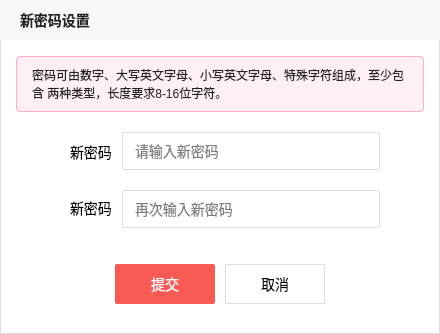
<?xml version="1.0" encoding="UTF-8"?>
<ui version="4.0">
 <class>NewPasswordDialog</class>
 <widget class="QWidget" name="NewPasswordDialog">
  <property name="geometry">
   <rect>
    <x>0</x>
    <y>0</y>
    <width>440</width>
    <height>334</height>
   </rect>
  </property>
  <property name="windowTitle">
   <string>Form</string>
  </property>
  <property name="styleSheet">
   <string notr="true">#NewPasswordDialog{ 
	background-color: #FFFFFF; 
	border : 1px solid #DDDDDD; 
} 
QLineEdit { 
	background-color: transparent; 
	border: 1px solid #DDDDDD; 
	border-radius: 2px; 
	padding-left: 10px; 
} 

*{ 
	font-family: 微软雅⿊; 
	font-size: 14px; 
}</string>
  </property>
  <widget class="QLabel" name="titleLabel">
   <property name="geometry">
    <rect>
     <x>0</x>
     <y>0</y>
     <width>440</width>
     <height>40</height>
    </rect>
   </property>
   <property name="styleSheet">
    <string notr="true">#titleLabel{ 
	background-color: #F8F8F8; 
	padding-left: 16px; 
	color: #222222; 
	font-weight: bold; 
}</string>
   </property>
   <property name="text">
    <string>新密码设置</string>
   </property>
  </widget>
  <widget class="QLabel" name="tipLabel">
   <property name="geometry">
    <rect>
     <x>16</x>
     <y>56</y>
     <width>408</width>
     <height>56</height>
    </rect>
   </property>
   <property name="styleSheet">
    <string notr="true">#tipLabel{ 
	background-color: rgba(255,102,153, 0.10); 
	border: 1px solid rgba(255,102,153, 0.50); 
	border-radius: 4px; 
	font-size: 12px; 
	color: #222222; 
	padding: 10px 12px 10px 12px; 
}</string>
   </property>
   <property name="text">
    <string>密码可由数字、大写英文字母、小写英文字母、特殊字符组成，至少包含 两种类型，长度要求8-16位字符。</string>
   </property>
   <property name="wordWrap">
    <bool>true</bool>
   </property>
  </widget>
  <widget class="QLabel" name="newPasswordLabel1">
   <property name="geometry">
    <rect>
     <x>70</x>
     <y>142</y>
     <width>46</width>
     <height>19</height>
    </rect>
   </property>
   <property name="text">
    <string>新密码</string>
   </property>
  </widget>
  <widget class="QLineEdit" name="passwordEdit1">
   <property name="geometry">
    <rect>
     <x>122</x>
     <y>132</y>
     <width>258</width>
     <height>38</height>
    </rect>
   </property>
   <property name="echoMode">
    <enum>QLineEdit::EchoMode::Password</enum>
   </property>
   <property name="placeholderText">
    <string>请输入新密码</string>
   </property>
  </widget>
  <widget class="QLabel" name="newPasswordLabel2">
   <property name="geometry">
    <rect>
     <x>70</x>
     <y>198</y>
     <width>46</width>
     <height>19</height>
    </rect>
   </property>
   <property name="text">
    <string>新密码</string>
   </property>
  </widget>
  <widget class="QLineEdit" name="passwordEdit2">
   <property name="geometry">
    <rect>
     <x>122</x>
     <y>190</y>
     <width>258</width>
     <height>38</height>
    </rect>
   </property>
   <property name="echoMode">
    <enum>QLineEdit::EchoMode::Password</enum>
   </property>
   <property name="placeholderText">
    <string>再次输入新密码</string>
   </property>
  </widget>
  <widget class="QLabel" name="messageLabel">
   <property name="geometry">
    <rect>
     <x>80</x>
     <y>235</y>
     <width>281</width>
     <height>19</height>
    </rect>
   </property>
   <property name="styleSheet">
    <string notr="true">#messageLabel { font-size: 12px; color: red; }</string>
   </property>
   <property name="text">
    <string/>
   </property>
   <property name="alignment">
    <set>Qt::AlignmentFlag::AlignCenter</set>
   </property>
  </widget>
  <widget class="QPushButton" name="submitBtn">
   <property name="geometry">
    <rect>
     <x>115</x>
     <y>264</y>
     <width>100</width>
     <height>40</height>
    </rect>
   </property>
   <property name="styleSheet">
    <string notr="true">#submitBtn{ 
	background-color: #F85A54; 
	border: none; 
	border-radius: 2px; 
	color: #FFFFFF; 
	font-size: 14px; 
}</string>
   </property>
   <property name="text">
    <string>提交</string>
   </property>
  </widget>
  <widget class="QPushButton" name="cancelBtn">
   <property name="geometry">
    <rect>
     <x>225</x>
     <y>264</y>
     <width>100</width>
     <height>40</height>
    </rect>
   </property>
   <property name="styleSheet">
    <string notr="true">#cancelBtn{ 
	background-color: #fff; 
	border: 1px solid #DDDDDD; 
	border-radius: 2px; 
	font-size: 14px; 
}</string>
   </property>
   <property name="text">
    <string>取消</string>
   </property>
  </widget>
 </widget>
 <resources/>
 <connections/>
</ui>
